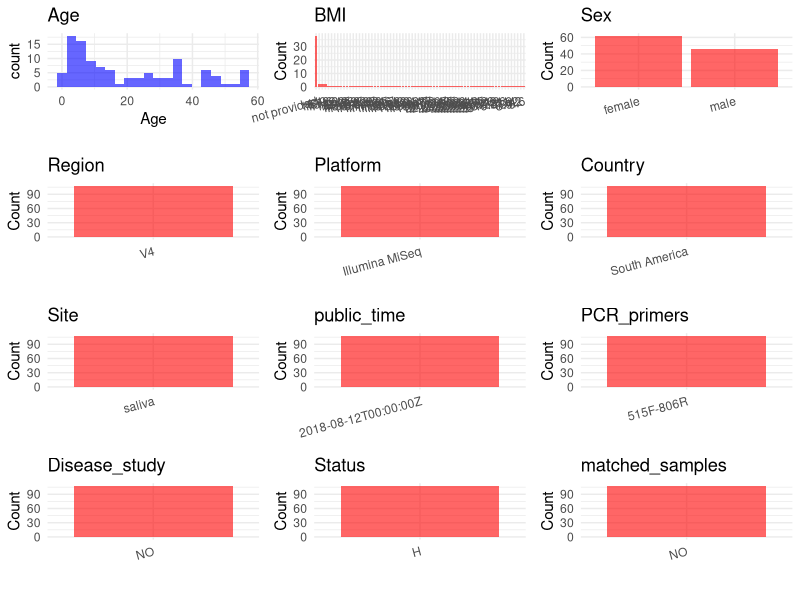

Reproduce this figure in R. (Note: this script raises an error after producing the figure.)
## ---- chunk 1
# Load necessary libraries
library(dplyr)
library(ggplot2)
library(cowplot)

# Set working directory (update this path to your local directory)
setwd("D:/metadata/PRJEB28088")

# Read the initial metadata files
initial_meta<-read.csv("SraRunTable.csv",header = T)

# Combine the two metadata files
#meta <- rbind(initial_meta, initial_meta1)

#Remove entries non-oral samples
#initial_meta <- subset(initial_meta, Organism == "human oral metagenome")

# Check the number of samples containing "HT" in Sample.Name (e.g., healthy controls)
#nrow(subset(meta, grepl("HT", Sample.Name)))

# Display the first few rows of the metadata
head(initial_meta)
## ---- chunk 2
# Create a uniform metadata dataframe
metadata <- data.frame(
  BioProject = initial_meta$BioProject,
  Run = initial_meta$Run,
  sample_name = initial_meta$Sample.Name,
  Age = initial_meta$AGE,
  BMI = initial_meta$BMI,
  Sex= initial_meta$sex,
  Region = "V4",
  Platform = initial_meta$Instrument,
  Country = initial_meta$geo_loc_name,
  Site = initial_meta$env_material,
  public_time = initial_meta$ReleaseDate,
  stringsAsFactors = FALSE
)
## ---- chunk 3
# Add information obtained from the publication
metadata$PCR_primers <- "515F-806R"
metadata$title <- "Changes in the Gut Microbiota of Urban Subjects during an Immersion in the Traditional Diet and Lifestyle of a Rainforest Village"
metadata$Disease_study <- "NO"
# Assign disease status based on sample_name patterns
metadata$Status<-"H"


keep_subjects <- unique(subset(metadata, Site == "saliva")$sample_name)
metadata <- subset(metadata, sample_name %in% keep_subjects)

sample_counts <- table(metadata$sample_name)

metadata$matched_samples <-
  ifelse(metadata$sample_name %in% names(sample_counts[sample_counts >= 2]),
         "YES", "NO")

cat("Subjects retained:", length(unique(metadata$sample_name)), "\n")
cat("Matched samples distribution:\n")
table(metadata$matched_samples)
cat("Sample distribution by Site:\n")
table(metadata$Site)
## ---- chunk 4
# Check the number of unique runs and sample names
print(paste("Number of unique runs:", length(unique(metadata$Run))))
print(paste("Number of unique sample names:", length(unique(metadata$sample_name))))
## ---- chunk 5
# Select columns for visualization
plot_data <- metadata %>%
  select(-BioProject, -Run, -sample_name, -title)

# Function to create simple plots for each column
create_simple_plots <- function(data) {
  plots <- list()
  
  for (col in colnames(data)) {
    # Check if the column is all NA
    if (all(is.na(data[[col]]))) {
      # Create an empty plot with text indicating all NA
      p <- ggplot() +
        annotate("text", x = 0.5, y = 0.5, label = "this column is NA", size = 6) +
        labs(title = col) +
        theme_void()
    } else if (is.numeric(data[[col]])) {
      # Numeric variable: histogram
      p <- ggplot(data, aes(x = .data[[col]])) +
        geom_histogram(fill = "blue", alpha = 0.6, bins = 20, na.rm = TRUE) +
        labs(title = col) +
        theme_minimal()
    } else {
      # Categorical variable: bar plot (remove NA values)
      count_data <- as.data.frame(table(data[[col]], useNA = "ifany"))
      p <- ggplot(count_data, aes(x = reorder(Var1, -Freq), y = Freq)) +
        geom_col(fill = "red", alpha = 0.6) +
        labs(title = col, x = NULL, y = "Count") +
        theme_minimal() +
        theme(axis.text.x = element_text(angle = 15, hjust = 1))
    }
    plots[[col]] <- p
  }
  
  return(plots)
}

# Generate and arrange plots
plots <- create_simple_plots(plot_data)
p<-plot_grid(plots$Age, 
          plots$BMI, 
          plots$Sex, 
          plots$Region, 
          plots$Platform, 
          plots$Country, 
          plots$Site,
          plots$public_time, 
          plots$PCR_primers,
          plots$Disease_study,
          plots$Status,
          plots$matched_samples,# add 
          ncol = 3, align = "hv", axis = "lb")
ggsave("Metadata_Summary.png", plot = p, width = 8, height = 6, dpi = 150)
## ---- chunk 6
knitr::include_graphics("metadata_summary.png")
## ---- chunk 7
# Reorder columns to match the desired format
metadata <- metadata[, c(
  "BioProject", "Run", "sample_name", "Age", "BMI", "Sex", 
  "Region", "Platform", "Country", "Site", "public_time", 
  "PCR_primers", "title", "Disease_study", "Status","matched_samples"
)]

# Export the uniform metadata to a CSV file
write.csv(metadata, file = "metadata.csv", quote = FALSE)
head(metadata)
